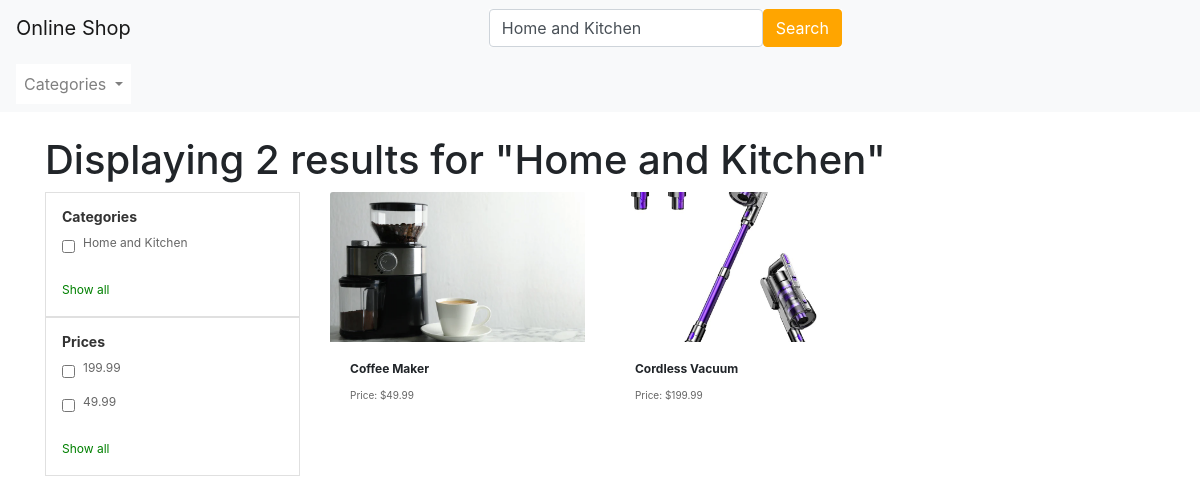
The page /category/Home and Kitchen/ on the database its author committed.
### ecommerce_app/models.py (models this page shows, shortened)
class Product(models.Model):
    product_no = models.CharField(max_length=10)
    name = models.CharField(max_length=255, default='Ürün Adı')
    description = models.TextField()
    price = models.DecimalField(max_digits=10, decimal_places=2)
    image = models.ImageField(upload_to='product_images/')
    category = models.CharField(max_length=50)

### ecommerce_app/views.py (the view)
# urls.py: path('category/<str:category>/', views.category_search, name='category_search'),
def category_search(request, category):
    products = Product.objects.filter(category__exact=category)
    categories_with_counts = Product.objects.values('category').annotate(count=Count('category')).order_by('-count')[:5]
    unique_categories = set()
    unique_prices = set()
    for product in products:
        if product.category not in unique_categories:
            unique_categories.add(product.category)
        if product.price not in unique_prices:
            unique_prices.add(product.price)
    return render(request, 'search_results.html', {'search_results': products, 'query': category, 'categories_with_counts': categories_with_counts, 'unique_categories': unique_categories, 'unique_prices': unique_prices})

### ecommerce_app/templates/search_results.html (shortened to what this page needs)
<!DOCTYPE html>
<html lang="en">
<head>
    <link rel="stylesheet" href="https://stackpath.bootstrapcdn.com/bootstrap/4.5.2/css/bootstrap.min.css">
</head>
<body>
<nav class="navbar navbar-expand-lg navbar-light bg-light">
    <a class="navbar-brand" href="/">Online Shop</a>
    <div class="collapse navbar-collapse justify-content-center" id="navbarNav">
        <ul class="navbar-nav">
            <li class="nav-item">
                <form action="{% url 'home' %}" method="GET" class="form-inline">
                    <input type="text" name="q" class="form-control" placeholder="Search for products..." value="{{ query }}">
                    <button type="submit" class="btn btn-primary" style="background-color: orange; border-color: orange;">Search</button>
                </form>
            </li>
        </ul>
    </div>
</nav>
<nav class="navbar navbar-expand-lg navbar-light bg-light">
    <div class="collapse navbar-collapse" id="navbarCategories">
        <ul class="navbar-nav">
            <li class="nav-item dropdown">
                <a class="nav-link dropdown-toggle" href="#" id="navbarDropdown" role="button" data-toggle="dropdown" aria-haspopup="true" aria-expanded="false">
                    Categories
                </a>
            </li>
        </ul>
    </div>
</nav>
<div class="container mt-4">
    <h1>Displaying {{ search_results|length }} results for "{{ query }}"</h1>
    <div class="row">
        <div class="col-md-3">
            <div class="filter-section">
                <h4>Categories</h4>
                <ul>
                    {% for category in unique_categories %}
                        <li>
                            <input type="checkbox" id="category{{ forloop.counter }}" name="category" value="{{ category }}">
                            <label for="category{{ forloop.counter }}">{{ category }}</label>
                        </li>
                    {% endfor %}
                </ul>
                <a href="#">Show all</a>
            </div>
            <div class="filter-section">
                <h4>Prices</h4>
                <ul>
                    {% for price in unique_prices %}
                        <li>
                            <input type="checkbox" id="price{{ forloop.counter }}" name="price" value="{{ price }}">
                            <label for="price{{ forloop.counter }}">{{ price }}</label>
                        </li>
                    {% endfor %}
                </ul>
                <a href="#">Show all</a>
            </div>
        </div>
        <div class="col-md-9">
            <div class="row">
                {% if search_results %}
                    {% for product in search_results %}
                        <div class="col-md-4 mb-4">
                            <a href="{% url 'product_detail' product.id %}" style="text-decoration: none; color: inherit;">
                                <div class="card">
                                    <img src="{{ product.image.url }}" class="card-img-top" alt="{{ product.name }}">
                                    <div class="card-body">
                                        <h5 class="card-title">{{ product.name }}</h5>
                                        <p class="card-text">Price: ${{ product.price }}</p>
                                    </div>
                                </div>
                            </a>
                        </div>
                    {% endfor %}
                {% else %}
                    <p>No results found.</p>
                {% endif %}
            </div>
        </div>
    </div>
</div>
</body>
</html>

### ecommerce_app/templates/search_results.html (style rules this page uses)
.navbar-brand { color: black; }
.card { border: none; }
.card-img-top { height: 150px; object-fit: cover; }
.card-title { font-size: 12px; font-weight: bold; }
.card-text { font-size: 10px; color: #666666; }
.btn-primary { background-color: green; border-color: green; }
.navbar-brand { margin-right: 1rem; }
.navbar-nav { background-color: white; }
.filter-section { border: 1px solid #e0e0e0; padding: 1rem; }
.filter-section h4 { font-size: 14px; font-weight: bold; color: #333333; }
.filter-section ul { list-style: none; padding: 0; }
.filter-section li { display: flex; align-items: center; margin-bottom: 0.5rem; }
.filter-section input[type="checkbox"] { margin-right: 0.5rem; }
.filter-section label { font-size: 12px; color: #666666; }
.filter-section a { font-size: 12px; color: green; text-decoration: none; }

### rows shown on the page
Product: unique_categories "Home and Kitchen", unique_prices "49.99", image (picture), name "Coffee Maker", price "49.99"
Product: unique_prices "199.99", image (picture), name "Cordless Vacuum", price "199.99"

### other values the page prints
{{ search_results|length }} "2"
{{ query }} "Home and Kitchen"
